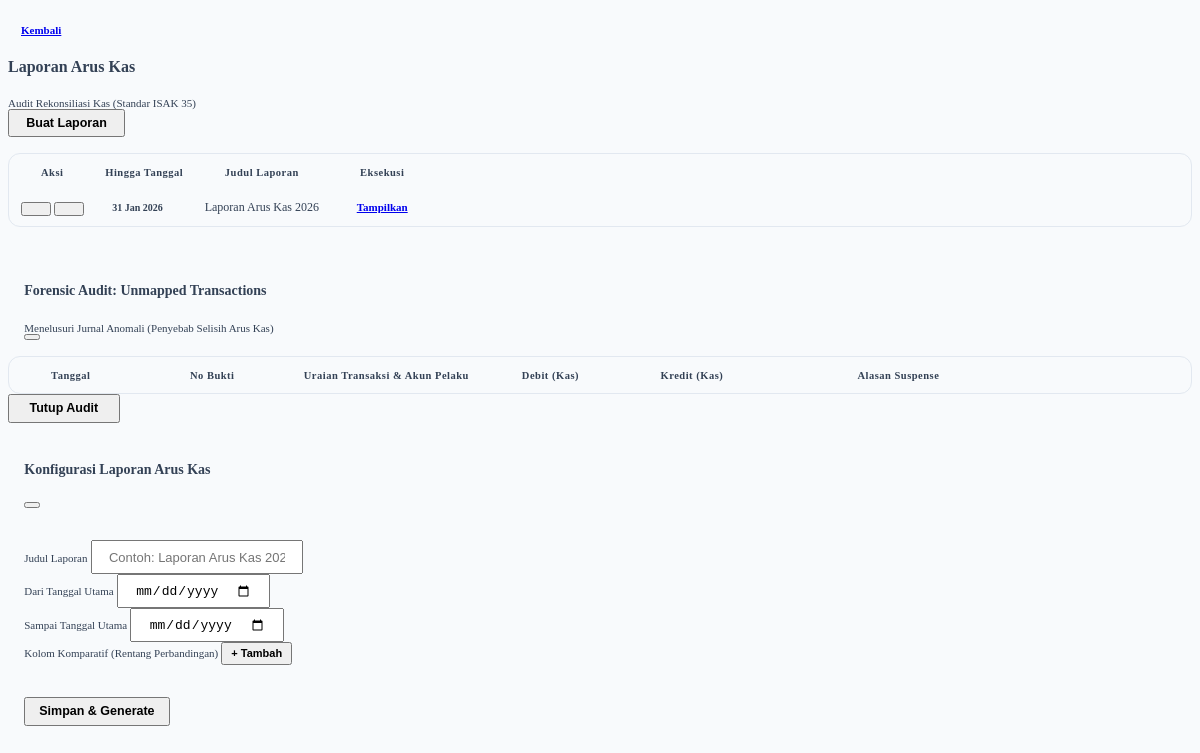
The app's page /laporan_kas_detail.php with its own data.
### tables this page shows
CREATE TABLE `laporan_keuangan_setting` (
  `id` int(11) NOT NULL AUTO_INCREMENT,
  `judul_laporan` varchar(255) NOT NULL,
  `deskripsi` text DEFAULT NULL,
  `jenis_laporan` varchar(100) DEFAULT NULL,
  `tgl_mulai` date DEFAULT NULL,
  `tgl_akhir` date DEFAULT NULL,
  `metode` enum('Akrual','Cash Basis') DEFAULT 'Akrual',
  `comp_dates` text DEFAULT NULL,
  `created_by` int(11) DEFAULT NULL,
  `created_at` timestamp NOT NULL DEFAULT current_timestamp(),
  PRIMARY KEY (`id`),
  KEY `idx_jenis_laporan` (`jenis_laporan`),
  KEY `idx_jenis_laporan_sync` (`jenis_laporan`),
  KEY `idx_history_report` (`jenis_laporan`),
  KEY `idx_jenis_laporan_neraca` (`jenis_laporan`),
  KEY `idx_report_neraca` (`jenis_laporan`,`tgl_akhir`)
);

### laporan_kas_detail.php (the view, shortened to what this page needs)
<?php
$view = $_GET['view'] ?? 'hub';
$history = $conn->query("SELECT s.*, u.nama_lengkap as creator FROM laporan_keuangan_setting s LEFT JOIN users u ON s.created_by = u.id WHERE s.jenis_laporan = 'kas_detail' ORDER BY s.created_at DESC");
?>
<link rel="stylesheet" href="assets/css/syifa-bs5-fix.css">
<div class="container-fluid py-4 animate__animated animate__fadeIn text-dark">
    <?php if ($view == 'hub'): ?>
        <div class="d-flex justify-content-between align-items-center mb-4 bg-white p-3 rounded-4 shadow-sm border-start border-primary border-4 no-print text-center">
            <div class="d-flex align-items-center gap-3 text-start">
                <a href="index.php?page=laporan_keuangan" class="btn btn-outline-dark rounded-pill px-3 fw-bold shadow-sm small text-uppercase"><i class="fas fa-arrow-left me-1"></i> Kembali</a>
                <div>
                    <h4 class="fw-bold mb-0 text-dark">Laporan Arus Kas</h4>
                    <small class="text-muted small text-uppercase fw-bold">Audit Rekonsiliasi Kas (Standar ISAK 35)</small>
                </div>
            </div>
            <button type="button" class="btn btn-success rounded-pill px-4 fw-bold shadow text-uppercase" onclick="openSetupModal()"><i class="fas fa-plus-circle me-2"></i>Buat Laporan</button>
        </div>
        <div class="card border-0 shadow-sm rounded-4 overflow-hidden bg-white shadow-sm">
            <div class="table-responsive"><table class="table table-hover align-middle mb-0 text-center"><thead class="table-dark small text-uppercase"><tr><th>Aksi</th><th>Hingga Tanggal</th><th class="text-start">Judul Laporan</th><th class="pe-4">Eksekusi</th></tr></thead><tbody>
                <?php if($history && $history->num_rows > 0): while ($row = $history->fetch_assoc()) { ?>
                    <tr><td><div class="btn-group btn-group-sm rounded-pill border bg-white shadow-sm overflow-hidden">
                                <button class="btn btn-white text-warning border-end"
                                        data-id="<?= $row['id'] ?>" data-judul="<?= htmlspecialchars($row['judul_laporan'], ENT_QUOTES) ?>"
                                        data-start="<?= $row['tgl_mulai'] ?>" data-end="<?= $row['tgl_akhir'] ?>"
                                        data-comp='<?= htmlspecialchars($row['comp_dates'], ENT_QUOTES) ?>'
                                        onclick='editSetup(this)' title="Ubah"><i class="fas fa-edit"></i></button>
                                <button class="btn btn-white text-danger" onclick="handleDelete(<?= $row['id'] ?>)"><i class="fas fa-trash"></i></button>
                            </div></td>
                        <td><span class="badge bg-light text-dark border px-3 fw-bold"><?= date('d M Y', strtotime($row['tgl_akhir'])) ?></span></td>
                        <td class="text-start fw-bold text-primary"><?= $row['judul_laporan'] ?></td>
                        <td class="pe-4 text-center"><a href="index.php?page=laporan_kas_detail&view=render&id=<?= $row['id'] ?>" class="btn btn-primary rounded-pill px-4 btn-sm fw-bold shadow-sm">Tampilkan</a></td></tr>
                <?php } else: echo "<tr><td colspan='4' class='py-5 text-muted'>Belum ada riwayat laporan.</td></tr>"; endif; ?>
            </tbody></table></div>
        </div>
    <?php endif; ?>
</div>
<div class="modal fade" id="modalSuspense" tabindex="-1" style="z-index: 9999;">
    <div class="modal-dialog modal-xl modal-dialog-centered">
        <div class="modal-content border-0 shadow-lg rounded-4 overflow-hidden">
            <div class="modal-header bg-danger text-white border-0 p-4">
                <div>
                    <h5 class="modal-title fw-bold"><i class="fas fa-search-dollar me-2"></i>Forensic Audit: Unmapped Transactions</h5>
                    <small class="text-white-50">Menelusuri Jurnal Anomali (Penyebab Selisih Arus Kas)</small>
                </div>
                <button type="button" class="btn-close btn-close-white shadow-none" data-bs-dismiss="modal"></button>
            </div>
            <div class="modal-body p-0 bg-light">
                <div class="table-responsive">
                    <table class="table table-hover align-middle text-dark mb-0" style="font-size: 0.85rem;">
                        <thead class="table-dark small text-center text-uppercase">
                            <tr>
                                <th width="100">Tanggal</th>
                                <th width="140">No Bukti</th>
                                <th class="text-start ps-3">Uraian Transaksi & Akun Pelaku</th>
                                <th width="120" class="text-end">Debit (Kas)</th>
                                <th width="120" class="text-end pe-3">Kredit (Kas)</th>
                                <th width="250" class="text-center">Alasan Suspense</th>
                            </tr>
                        </thead>
                    </table>
                </div>
            </div>
            <div class="modal-footer p-3 bg-white border-top border-danger border-2">
                <button type="button" class="btn btn-outline-danger rounded-pill px-5 fw-bold shadow-sm" data-bs-dismiss="modal">Tutup Audit</button>
            </div>
        </div>
    </div>
</div>
<div class="modal fade" id="modalSetup" tabindex="-1" data-bs-backdrop="static" aria-hidden="true" style="z-index: 9999;">
    <div class="modal-dialog modal-dialog-centered modal-lg">
        <form action="financial_action.php" method="POST" id="formSetup" class="modal-content border-0 shadow-lg rounded-4 overflow-hidden text-dark">
            <div class="modal-header bg-primary text-white border-0 p-4">
                <h5 class="modal-title fw-bold text-white">Konfigurasi Laporan Arus Kas</h5>
                <button type="button" class="btn-close btn-close-white shadow-none" data-bs-dismiss="modal"></button>
            </div>
            <div class="modal-body p-4 bg-light text-dark">
                <div class="mb-3">
                    <label class="small fw-bold text-muted mb-1 uppercase">Judul Laporan</label>
                    <input type="text" name="judul" id="setup_judul" class="form-control rounded-pill border-0 shadow-sm px-4 py-2" required placeholder="Contoh: Laporan Arus Kas 2026">
                </div>
                <div class="row g-3 mb-3">
                    <div class="col-md-6">
                        <label class="small fw-bold text-primary mb-1 uppercase">Dari Tanggal Utama</label>
                        <input type="date" name="start_date" id="setup_start" class="form-control border-0 bg-white rounded-pill px-4 shadow-sm" required>
                    </div>
                    <div class="col-md-6">
                        <label class="small fw-bold text-primary mb-1 uppercase">Sampai Tanggal Utama</label>
                        <input type="date" name="end_date" id="setup_end" class="form-control border-0 bg-white rounded-pill px-4 shadow-sm" required>
                    </div>
                </div>
                <div class="border p-3 rounded-4 bg-white mt-3 shadow-sm">
                    <div class="d-flex justify-content-between align-items-center mb-3">
                        <label class="small fw-bold text-secondary mb-0 uppercase">Kolom Komparatif (Rentang Perbandingan)</label>
                        <button type="button" class="btn btn-xs btn-outline-primary rounded-pill px-3 fw-bold" onclick="addCompRow()">+ Tambah</button>
                    </div>
                </div>
            </div>
            <div class="modal-footer border-0 p-4 pt-0 bg-light text-center d-block">
                <button type="submit" class="btn btn-primary w-100 rounded-pill py-3 fw-bold shadow-lg text-uppercase">Simpan & Generate</button>
            </div>
        </form>
    </div>
</div>

### assets/css/syifa-bs5-fix.css (style rules this page uses)
h4, .h4 { font-size: 16px !important; }
h5, .h5 { font-size: 14px !important; font-weight: 700 !important; }
.table td, .table th { padding: 0.6rem 0.75rem !important; font-size: 12px !important; vertical-align: middle !important; }
.table thead th { font-size: 10.5px !important; letter-spacing: 0.5px; padding-top: 0.8rem !important; padding-bottom: 0.8rem !important; }
.table-responsive { border-radius: 12px !important; border: 1px solid #e2e8f0; }
.form-control, .form-select { font-size: 13px !important; padding: 0.4rem 0.8rem !important; min-height: 34px !important; }
.btn { font-size: 12.5px !important; padding: 0.4rem 1rem !important; font-weight: 600 !important; }
.btn-sm, .btn-xs { font-size: 11px !important; padding: 0.25rem 0.6rem !important; }
.badge { padding: 0.4em 0.7em !important; font-size: 10px !important; font-weight: 700 !important; }
.p-4, .card-body.p-4 { padding: 1.25rem !important; }
.px-4 { padding-left: 1.25rem !important; padding-right: 1.25rem !important; }
.py-4 { padding-top: 1.25rem !important; padding-bottom: 1.25rem !important; }
.px-5 { padding-left: 1.5rem !important; padding-right: 1.5rem !important; }
.mb-4 { margin-bottom: 1.25rem !important; }
.card { border-radius: 14px !important; }
.small, small { font-size: 11px !important; }

### records on screen
laporan_keuangan_setting: tgl_akhir "31 Jan 2026", judul_laporan "Laporan Arus Kas 2026"
